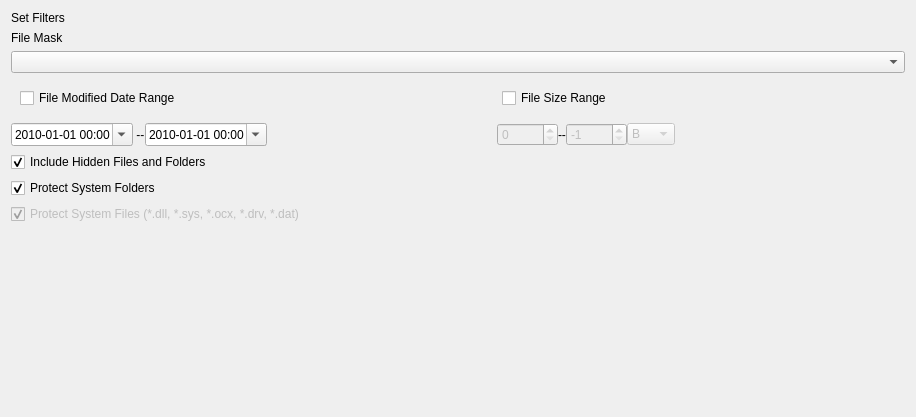
<?xml version="1.0" encoding="UTF-8"?>
<ui version="4.0">
 <class>TFilterWidget</class>
 <widget class="QWidget" name="TFilterWidget">
  <property name="geometry">
   <rect>
    <x>0</x>
    <y>0</y>
    <width>916</width>
    <height>417</height>
   </rect>
  </property>
  <property name="windowTitle">
   <string>Form</string>
  </property>
  <layout class="QVBoxLayout" name="verticalLayout">
   <item>
    <widget class="QLabel" name="label">
     <property name="text">
      <string>Set Filters</string>
     </property>
    </widget>
   </item>
   <item>
    <widget class="QLabel" name="FileMask">
     <property name="text">
      <string>File Mask</string>
     </property>
    </widget>
   </item>
   <item>
    <widget class="QComboBox" name="filterFileMaskComboBox"/>
   </item>
   <item>
    <widget class="QWidget" name="widget" native="true">
     <layout class="QGridLayout" name="gridLayout">
      <item row="0" column="0">
       <widget class="QCheckBox" name="checkBox_6">
        <property name="text">
         <string>File Modified Date Range         </string>
        </property>
       </widget>
      </item>
      <item row="0" column="1">
       <spacer name="horizontalSpacer">
        <property name="orientation">
         <enum>Qt::Horizontal</enum>
        </property>
        <property name="sizeHint" stdset="0">
         <size>
          <width>40</width>
          <height>20</height>
         </size>
        </property>
       </spacer>
      </item>
      <item row="0" column="2">
       <widget class="QCheckBox" name="fileSizeRangeCheckBox">
        <property name="text">
         <string>File Size Range</string>
        </property>
       </widget>
      </item>
      <item row="0" column="3">
       <spacer name="horizontalSpacer_2">
        <property name="orientation">
         <enum>Qt::Horizontal</enum>
        </property>
        <property name="sizeHint" stdset="0">
         <size>
          <width>40</width>
          <height>20</height>
         </size>
        </property>
       </spacer>
      </item>
     </layout>
    </widget>
   </item>
   <item>
    <widget class="QWidget" name="widget" native="true">
     <layout class="QGridLayout" name="gridLayout_3">
      <property name="leftMargin">
       <number>0</number>
      </property>
      <property name="topMargin">
       <number>0</number>
      </property>
      <property name="rightMargin">
       <number>0</number>
      </property>
      <property name="bottomMargin">
       <number>0</number>
      </property>
      <property name="spacing">
       <number>0</number>
      </property>
      <item row="0" column="9">
       <spacer name="horizontalSpacer_3">
        <property name="orientation">
         <enum>Qt::Horizontal</enum>
        </property>
        <property name="sizeHint" stdset="0">
         <size>
          <width>40</width>
          <height>20</height>
         </size>
        </property>
       </spacer>
      </item>
      <item row="0" column="7">
       <widget class="QSpinBox" name="filterFileSizeTo">
        <property name="enabled">
         <bool>false</bool>
        </property>
        <property name="minimum">
         <number>-1</number>
        </property>
        <property name="maximum">
         <number>10000</number>
        </property>
        <property name="value">
         <number>-1</number>
        </property>
       </widget>
      </item>
      <item row="0" column="5">
       <widget class="QSpinBox" name="filterFileSizeFrom">
        <property name="enabled">
         <bool>false</bool>
        </property>
        <property name="maximum">
         <number>10000</number>
        </property>
       </widget>
      </item>
      <item row="0" column="6">
       <widget class="QLabel" name="label_3">
        <property name="text">
         <string>--</string>
        </property>
       </widget>
      </item>
      <item row="0" column="8">
       <widget class="QComboBox" name="filterFileSizeRangeCombo">
        <property name="enabled">
         <bool>false</bool>
        </property>
        <item>
         <property name="text">
          <string>B</string>
         </property>
        </item>
        <item>
         <property name="text">
          <string>KB</string>
         </property>
        </item>
        <item>
         <property name="text">
          <string>MB</string>
         </property>
        </item>
        <item>
         <property name="text">
          <string>GB</string>
         </property>
        </item>
       </widget>
      </item>
      <item row="0" column="4">
       <spacer name="horizontalSpacer_4">
        <property name="orientation">
         <enum>Qt::Horizontal</enum>
        </property>
        <property name="sizeHint" stdset="0">
         <size>
          <width>20</width>
          <height>20</height>
         </size>
        </property>
       </spacer>
      </item>
      <item row="0" column="2">
       <widget class="QLabel" name="label_2">
        <property name="text">
         <string> --</string>
        </property>
       </widget>
      </item>
      <item row="0" column="0">
       <widget class="QDateTimeEdit" name="dateTimeEdit">
        <property name="date">
         <date>
          <year>2010</year>
          <month>1</month>
          <day>1</day>
         </date>
        </property>
        <property name="displayFormat">
         <string>yyyy-MM-dd HH:mm</string>
        </property>
        <property name="calendarPopup">
         <bool>true</bool>
        </property>
       </widget>
      </item>
      <item row="0" column="3">
       <widget class="QDateTimeEdit" name="dateTimeEdit_2">
        <property name="date">
         <date>
          <year>2010</year>
          <month>1</month>
          <day>1</day>
         </date>
        </property>
        <property name="displayFormat">
         <string>yyyy-MM-dd HH:mm</string>
        </property>
        <property name="calendarPopup">
         <bool>true</bool>
        </property>
       </widget>
      </item>
     </layout>
    </widget>
   </item>
   <item>
    <widget class="QCheckBox" name="filterHiddenFilesAndFolders">
     <property name="text">
      <string>Include Hidden Files and Folders</string>
     </property>
     <property name="checked">
      <bool>true</bool>
     </property>
    </widget>
   </item>
   <item>
    <widget class="QCheckBox" name="filterSystemFilesAndFolders">
     <property name="text">
      <string>Protect System Folders</string>
     </property>
     <property name="checked">
      <bool>true</bool>
     </property>
    </widget>
   </item>
   <item>
    <widget class="QCheckBox" name="checkBox">
     <property name="enabled">
      <bool>false</bool>
     </property>
     <property name="text">
      <string>Protect System Files (*.dll, *.sys, *.ocx, *.drv, *.dat)</string>
     </property>
     <property name="checked">
      <bool>true</bool>
     </property>
    </widget>
   </item>
   <item>
    <spacer name="verticalSpacer">
     <property name="orientation">
      <enum>Qt::Vertical</enum>
     </property>
     <property name="sizeHint" stdset="0">
      <size>
       <width>20</width>
       <height>40</height>
      </size>
     </property>
    </spacer>
   </item>
  </layout>
 </widget>
 <resources/>
 <connections/>
</ui>
